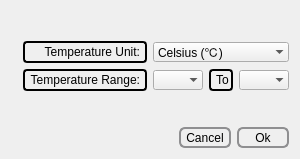
<?xml version="1.0" encoding="UTF-8"?>
<ui version="4.0">
 <class>FanSettings</class>
 <widget class="QWidget" name="FanSettings">
  <property name="geometry">
   <rect>
    <x>0</x>
    <y>0</y>
    <width>300</width>
    <height>159</height>
   </rect>
  </property>
  <property name="windowTitle">
   <string>Form</string>
  </property>
  <property name="styleSheet">
   <string notr="true">QFrame {
	border: 2px solid black;
	border-radius: 4px;
	padding: 2px;
}

QComboBox {
	selection-background-color: transparent;
	selection-color: black;
}

QPushButton {
	border: 2px solid #8f8f91;
	border-radius: 6px;
	background-image: url(:/Hac/background-button-big.png);
	background-repeat: no-repeat;
	width: 48px;
	height: 17px;
 }

 QPushButton:pressed {
	border-color: red;
 }

QSpinBox {
	margin: 1px;
	background: transparent;
	selection-background-color: transparent;
	text: black;
	selection-color: black;
	font: normal 15px;
	border: 1px solid black;
}

QSpinBox::up-button {
	subcontrol-origin: border;
    subcontrol-position: left;
	background: transparent;
	width: 20px;
	height: 20px;
}

QSpinBox:up-arrow {
     image: url(:/Hac/leftarrow-black-20x20.png);
     width: 20px;
     height: 20px;
}
QSpinBox::up-arrow:pressed {
     image: url(:/Hac/leftarrow-red-20x20.png);
}


QSpinBox::down-button {
    subcontrol-origin: border;
    subcontrol-position: right;
	background: transparent;
	width: 20px;
	height: 20px;
}

QSpinBox::down-arrow {
     image: url(:/Hac/rightarrow-black-20x20.png);
     width: 20px;
     height: 20px;
}
QSpinBox::down-arrow:pressed {
     image: url(:/Hac/rightarrow-red-20x20.png);
}


</string>
  </property>
  <layout class="QGridLayout" name="gridLayout_2">
   <item row="0" column="2">
    <spacer name="verticalSpacer">
     <property name="orientation">
      <enum>Qt::Vertical</enum>
     </property>
     <property name="sizeHint" stdset="0">
      <size>
       <width>20</width>
       <height>49</height>
      </size>
     </property>
    </spacer>
   </item>
   <item row="1" column="0">
    <spacer name="horizontalSpacer_2">
     <property name="orientation">
      <enum>Qt::Horizontal</enum>
     </property>
     <property name="sizeHint" stdset="0">
      <size>
       <width>90</width>
       <height>20</height>
      </size>
     </property>
    </spacer>
   </item>
   <item row="1" column="1" colspan="2">
    <layout class="QGridLayout" name="gridLayout">
     <item row="0" column="0">
      <widget class="QLabel" name="unitLabel">
       <property name="text">
        <string>Temperature Unit:</string>
       </property>
       <property name="alignment">
        <set>Qt::AlignRight|Qt::AlignTrailing|Qt::AlignVCenter</set>
       </property>
      </widget>
     </item>
     <item row="0" column="1">
      <widget class="QComboBox" name="unitComboBox">
       <property name="maxCount">
        <number>100</number>
       </property>
       <property name="sizeAdjustPolicy">
        <enum>QComboBox::AdjustToContentsOnFirstShow</enum>
       </property>
       <property name="frame">
        <bool>false</bool>
       </property>
       <item>
        <property name="text">
         <string>Celsius (℃)</string>
        </property>
       </item>
       <item>
        <property name="text">
         <string>Fahrenheit (ºF)</string>
        </property>
       </item>
      </widget>
     </item>
     <item row="1" column="0">
      <widget class="QLabel" name="rangeLabel">
       <property name="text">
        <string>Temperature Range:</string>
       </property>
       <property name="alignment">
        <set>Qt::AlignRight|Qt::AlignTrailing|Qt::AlignVCenter</set>
       </property>
      </widget>
     </item>
     <item row="1" column="1">
      <layout class="QHBoxLayout" name="horizontalLayout">
       <item>
        <widget class="QComboBox" name="minComboBox">
         <property name="maximumSize">
          <size>
           <width>50</width>
           <height>16777215</height>
          </size>
         </property>
         <property name="frame">
          <bool>false</bool>
         </property>
        </widget>
       </item>
       <item>
        <widget class="QLabel" name="label">
         <property name="text">
          <string> To</string>
         </property>
         <property name="alignment">
          <set>Qt::AlignCenter</set>
         </property>
        </widget>
       </item>
       <item>
        <widget class="QComboBox" name="maxComboBox">
         <property name="maximumSize">
          <size>
           <width>50</width>
           <height>16777215</height>
          </size>
         </property>
         <property name="frame">
          <bool>false</bool>
         </property>
        </widget>
       </item>
      </layout>
     </item>
    </layout>
   </item>
   <item row="1" column="3">
    <spacer name="horizontalSpacer">
     <property name="orientation">
      <enum>Qt::Horizontal</enum>
     </property>
     <property name="sizeHint" stdset="0">
      <size>
       <width>40</width>
       <height>20</height>
      </size>
     </property>
    </spacer>
   </item>
   <item row="2" column="1">
    <spacer name="verticalSpacer_2">
     <property name="orientation">
      <enum>Qt::Vertical</enum>
     </property>
     <property name="sizeHint" stdset="0">
      <size>
       <width>20</width>
       <height>49</height>
      </size>
     </property>
    </spacer>
   </item>
   <item row="3" column="0" colspan="3">
    <layout class="QHBoxLayout" name="horizontalLayout_2">
     <item>
      <spacer name="horizontalSpacer_4">
       <property name="orientation">
        <enum>Qt::Horizontal</enum>
       </property>
       <property name="sizeHint" stdset="0">
        <size>
         <width>40</width>
         <height>20</height>
        </size>
       </property>
      </spacer>
     </item>
     <item>
      <widget class="QPushButton" name="cancelButton">
       <property name="text">
        <string>Cancel</string>
       </property>
      </widget>
     </item>
     <item>
      <widget class="QPushButton" name="okButton">
       <property name="text">
        <string>Ok</string>
       </property>
      </widget>
     </item>
    </layout>
   </item>
  </layout>
 </widget>
 <resources/>
 <connections/>
</ui>
